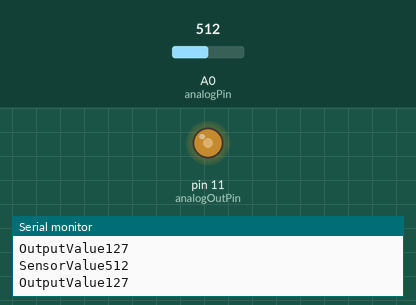
Simulated run of this sketch. Board: Arduino Uno, built with avr-gcc and run on an emulated ATmega328P. Parts: output pins drawn as LEDs (lit = HIGH), the last lines printed to the serial monitor. The test bench sets the inputs (shaded band); at power-on: A0 (analogPin) = 512.

Above: at 2.8 s.
2.9 s: A0 (analogPin) set to 716
At 4.9 s:
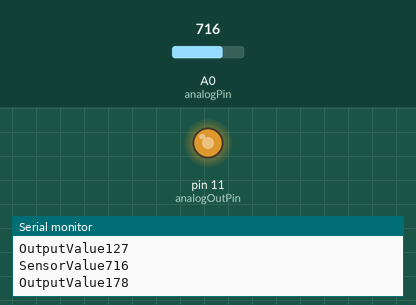
5.6 s: A0 (analogPin) set to 900
At 6.5 s:
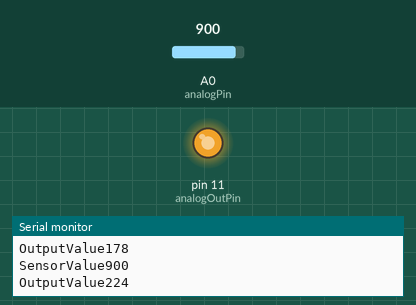
8.3 s: A0 (analogPin) set to 122
At 10.8 s:
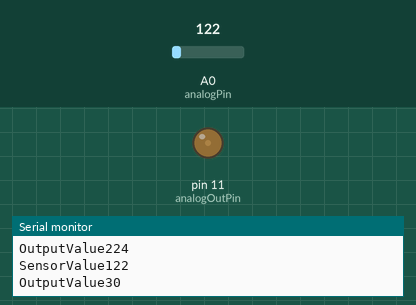
11.5 s: A0 (analogPin) set to 0
At 12.3 s:
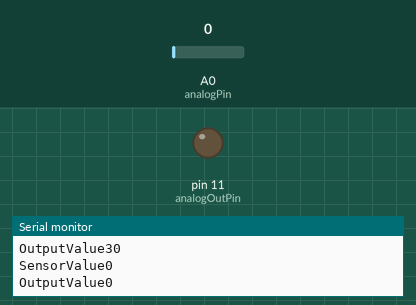
14.2 s: A0 (analogPin) set to 511
At 16.6 s:
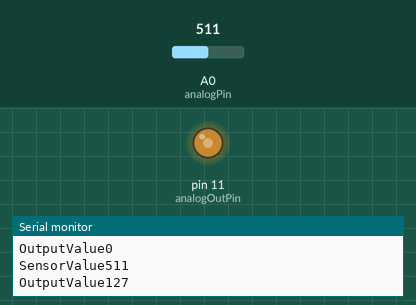
Timing chart, 0 to 18.1 s (numbered marks = the images above; inputs shaded):
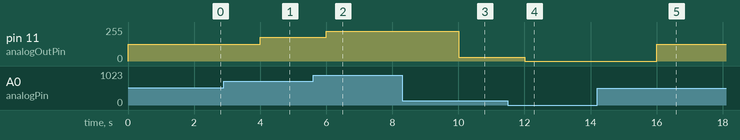

The sketch:

potentiometer.ino
```cpp
const int analogPin = A0;
const int analogOutPin=11;
int sensorValue =0;
int outputValue =0;

void setup() {

Serial.begin(9600);

}

void loop() {

sensorValue = analogRead(analogPin);
outputValue = map(sensorValue,0,1023,0,255);
analogWrite(analogOutPin, outputValue);
Serial.print("SensorValue");
Serial.println(sensorValue);
Serial.print("OutputValue");
Serial.println(outputValue);
delay(2000);
}
```

Measured:
- after the input at 2.9 s, pin 11 (analogOutPin): 127/255 → 178/255 after 1.1 s
- after the input at 5.6 s, pin 11 (analogOutPin): 178/255 → 224/255 after 0.40 s
- after the input at 8.3 s, pin 11 (analogOutPin): 224/255 → 30/255 after 1.7 s
- after the input at 11.5 s, pin 11 (analogOutPin): 30/255 → 0/255 after 0.50 s
- after the input at 14.2 s, pin 11 (analogOutPin): 0/255 → 127/255 after 1.8 s
